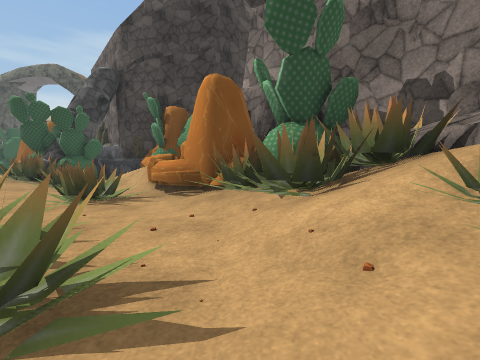
[1] (above)

24 first-person views from a walk through a Unity game level. The camera is 1.2 m above the floor, tilts 4° down and sees 85° across. The floor is counted in squares, 2 m on a side. Each view is taken from the middle of a square. On the plan, view 1 faces up. The plan holds only what a view shows up to about 9 squares ahead; the rest is blank. The place goes on beyond the plan. The player character is not drawn. Some animated figures are left out. Some surface patterns are stand-ins.

[2]
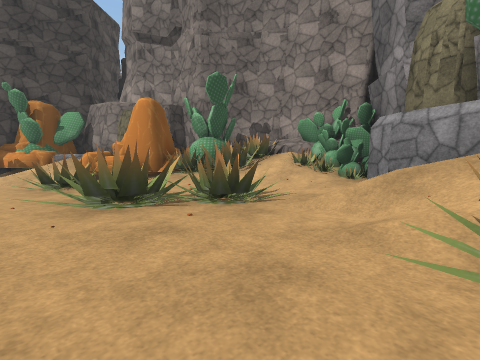

[3]
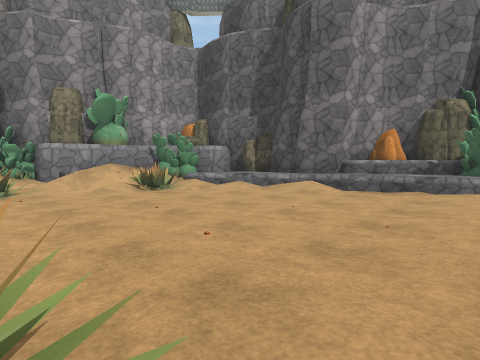

[4]
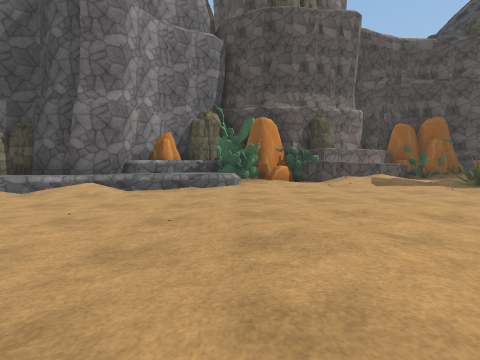

[5]
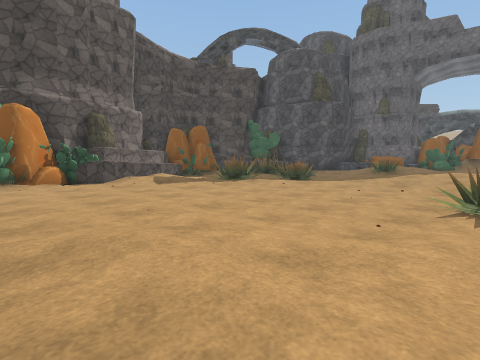

[6]
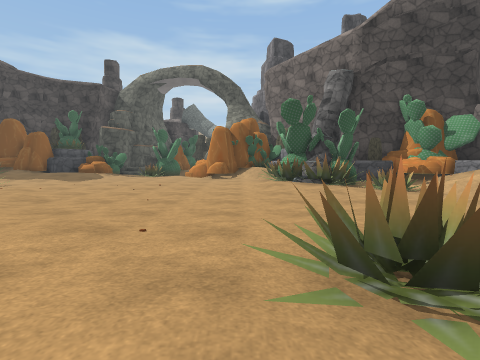

[7]
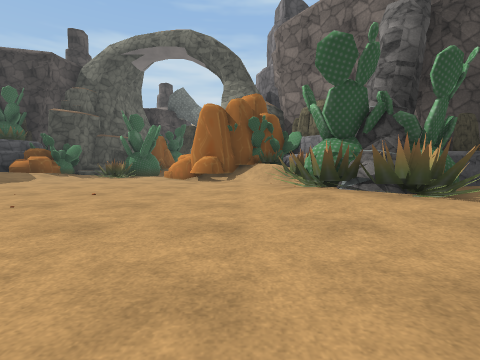

[8]
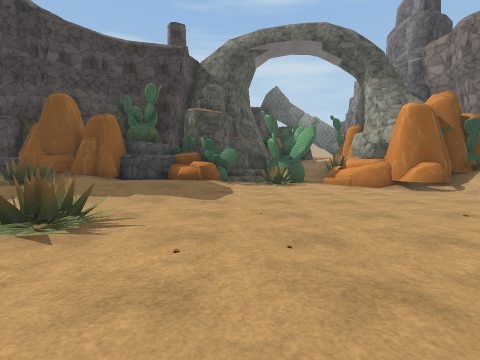

[9]
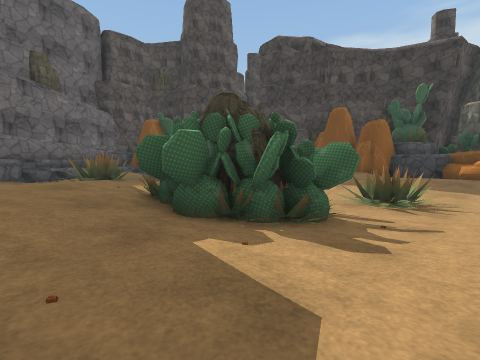

[10]
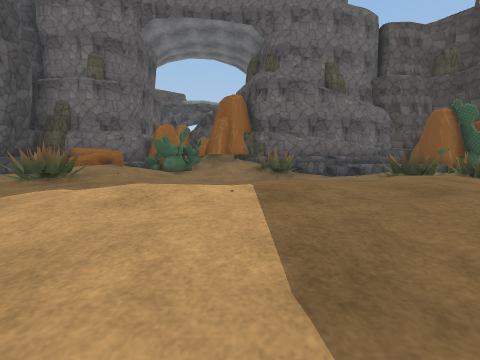

[11]
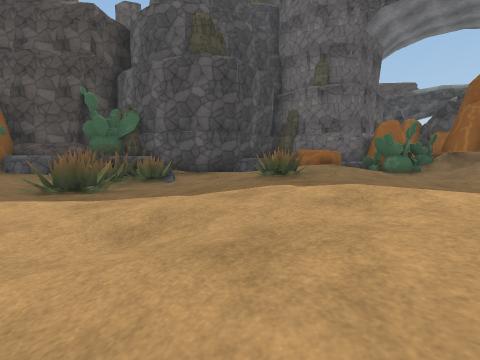

[12]
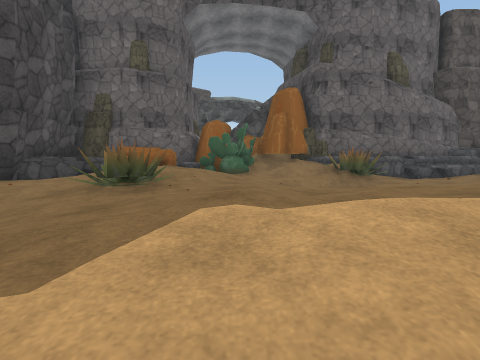

[13]
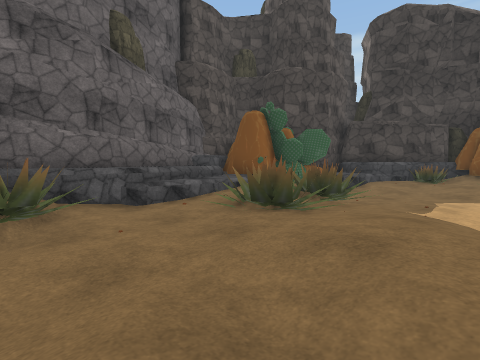

[14]
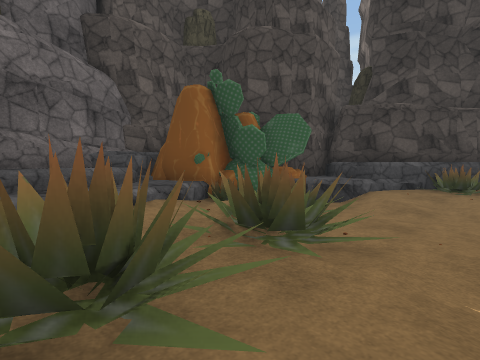

[15]
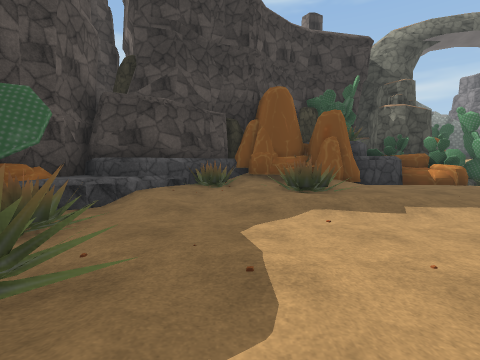

[16]
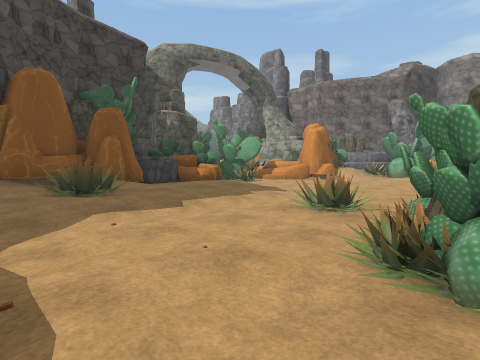

[17]
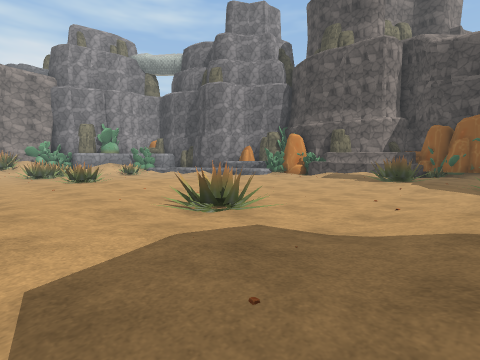

[18]
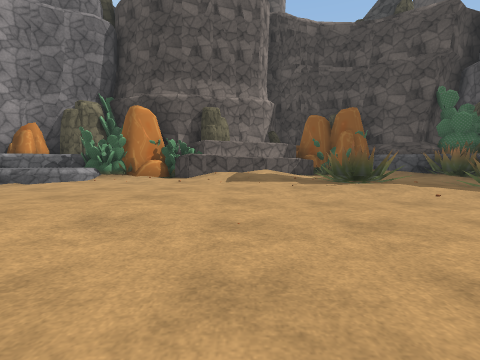

[19]
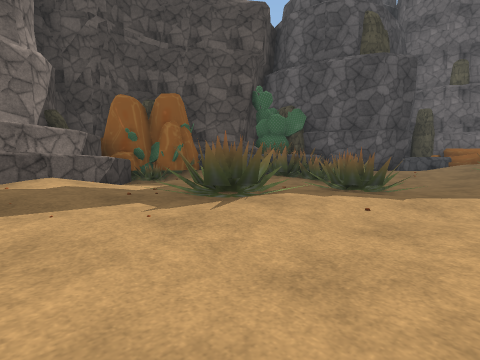

[20]
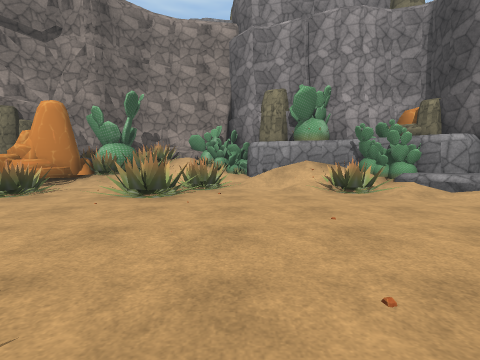

[21]
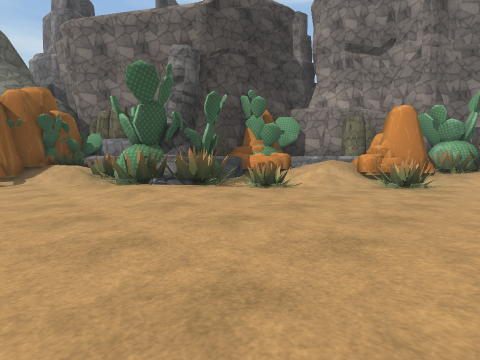

[22]
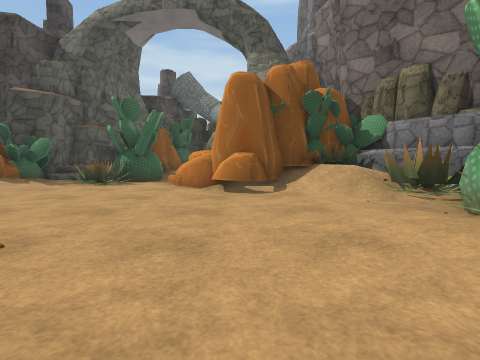

[23]
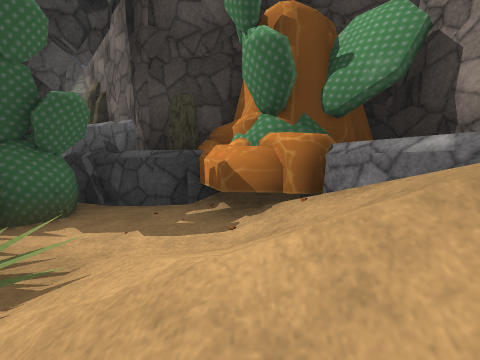

[24]
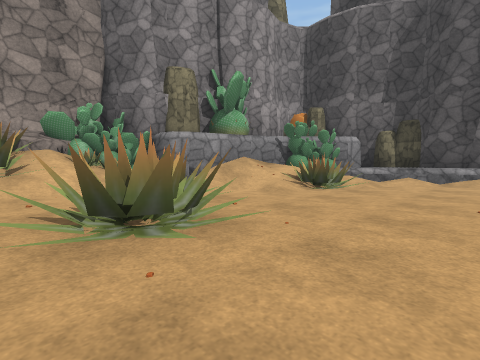

### Floor plan
Key: @ floor where view 1 was taken; # wall or solid block; . main floor; : floor 0.25 m higher than the main floor; + floor 0.5 m higher than the main floor; * floor 0.75 m higher than the main floor; % floor 1 m higher than the main floor; & floor 1.25 m higher than the main floor; $ floor 1.75 m higher than the main floor; / step, stairs or slope; = window, fence, low wall or low ledge; ^ raised ledge; C cactus; R rock; O other object.
Columns run from 28 left of view 1 to 3 right of it. Each row starts with its distance up from view 1.
 16              ##
 15            CC#CC R
 14      #R    ROC#=.R###
 13     #####R^RR....RRO #
 12   ####=##+++:.....RR###
 11   R#/:+##++::......:#^##
 10   R :::::::..........C####R#
  9    ##:....=/........#####RR#
  8 #OO/##::..##......../=##./###
  7 #/&+=#:./#C..:.......=/==//R#
  6 #$/*#/+:CRC.:::........../RRRR
  5 ##=+##**CRC::+:..........##RR##
  4  ##::+***++++++:.........//:####
  3  ##/::+***++::::::.:::..../.##^#
  2  R=#::+***+::.::::::#....###//C^
  1  R//.:+***+..##.::++#/....##:/CC
  0  R/+::++**+......:++:.......@/CO
 -1  CC++++**+:......:+:.......//#
 -2   C%%*++++:......:::......#/##
 -3  #RR%=#+:::.....::::...../#%#
 -4  #RR%*+:...:...:::::.....//C#
 -5  #R#=++:.##:::::::::.....*###
 -6  ##### ###/:##::::::/==##RR
 -7       #### ::/+*+:=C**^#
 -8        ####++:^^#COC R#
 -9         ##^O#^#O#O ORRR
-10           # C#     #
-11           #OR

Positions as (right, up) in squares from view 1, and headings:
1: (0, 0), facing up
2: (-4, -2), facing up-right
3: (-9, 1), facing down-right
4: (-9, 1), facing down
5: (-9, 1), facing down-left
6: (-9, 0), facing up
7: (-9, 4), facing up
8: (-15, 5), facing up
9: (-16, 3), facing up-left
10: (-17, 1), facing left
11: (-17, 1), facing down-left
12: (-18, -1), facing left
13: (-21, 2), facing up-left
14: (-22, 5), facing up-left
15: (-22, 6), facing up
16: (-22, 6), facing up-right
17: (-18, 4), facing down-right
18: (-13, 0), facing down
19: (-13, -3), facing down-left
20: (-8, 0), facing right
21: (-10, 3), facing up-right
22: (-10, 7), facing up
23: (-3, 6), facing up
24: (-5, 3), facing down-right
